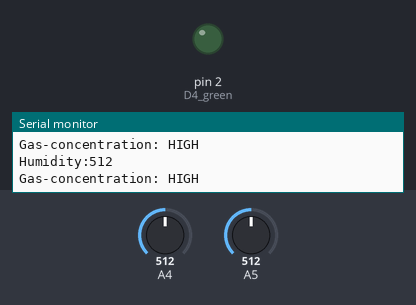
Bench run of a sketch on a simulated Arduino Uno, built with avr-gcc and run on an emulated ATmega328P. Shown: output pins drawn as LEDs (lit = HIGH), the last lines printed to the serial monitor. Inputs (shaded band) come from the test bench; at power-on: A4 = 512, A5 = 512. Pins used as bus, display or sensor lines are not drawn.

Above: at 2.8 s.
2.9 s: A4 set to 1009
5.6 s: A4 set to 1023
At 7.1 s:
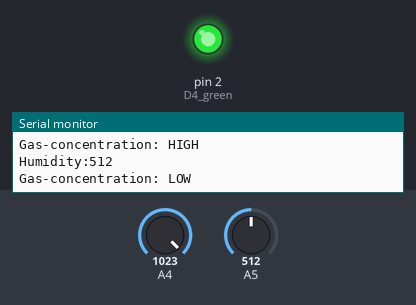
8.3 s: A4 set to 900
At 11.4 s:
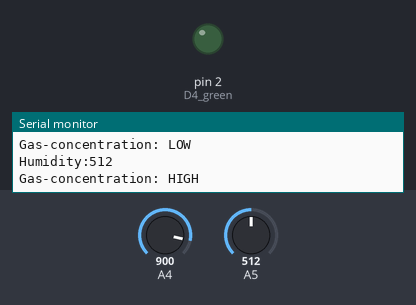
Timing chart, 0 to 12.9 s (numbered marks = the images above; inputs shaded):
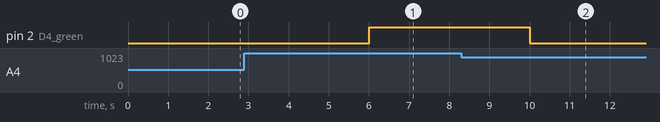

The sketch:

Mini_Module.ino
```cpp
/*
    Board pin | NodeMCU GPIO | 	Arduino IDE
          A- 										1 												5 or D1
          A+ 										3 												0 or D3
          B- 										2 												4 or D2
          B+ 										4 												2 or D4
*/

void setup()
{
  Serial.begin(9600);
  pinMode(5, INPUT); //D1
  pinMode(4, INPUT); //D2
  pinMode(0, OUTPUT); //D3 red
  pinMode(2, OUTPUT); //D4 green
  pinMode(2, OUTPUT);
}

void loop()
{
  int humid = analogRead(5);
  Serial.print("Humidity:");
  Serial.println(humid);


  int gas = analogRead(4);

  if(gas == 1023) {
    digitalWrite(0, LOW);
    digitalWrite(2, HIGH);
    Serial.println("Gas-concentration: LOW");
  }
  else {
    digitalWrite(0, HIGH);
    digitalWrite(2, LOW);
    Serial.println("Gas-concentration: HIGH");
  }
  Serial.println();
  delay(2000);
}
```

Measured:
- the behaviour switches between 1022 and 1023 on A4 (found by bisection; images 0 and 1)
- after the input at 5.6 s, pin 2 (D4_green): LOW → HIGH after 0.40 s
- after the input at 8.3 s, pin 2 (D4_green): HIGH → LOW after 1.7 s
